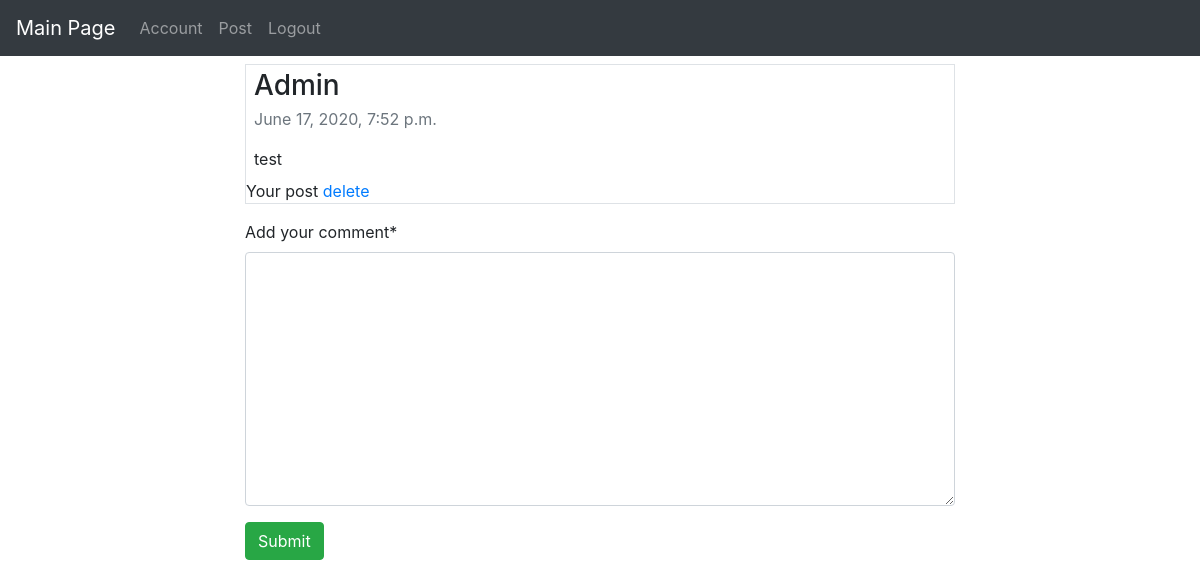
The app's page /post/1/ (signed in) with its own data.
### main/models.py (models this page shows, shortened)
class Post(models.Model):
    topic = models.CharField(max_length=60, unique=True)
    content = models.TextField()
    pub_date = models.DateTimeField(auto_now_add=True)
    creator = models.ForeignKey(User, on_delete=models.CASCADE)

### main/views.py (the view)
# urls.py: path("post/<int:pk>/", comments_view, name="comments"),
@login_required
def comments_view(request, pk):
    post = get_object_or_404(Post,pk=pk)
    comments = post.comments.all()
    if request.method == "POST":
            new_comment = Comment(post=post, content=request.POST["content"], creator=request.user)
            new_comment.save()
            return redirect("main:comments", pk)
    else:
        form = CommentForm()
    return render(request, "main/comments.html", {"form":form, "post":post, "comments":comments})

### main/forms.py
class CommentForm(forms.Form):
    content = forms.CharField(widget=forms.Textarea, label="Add your comment", min_length=2)

### main/templates/main/comments.html (shortened to what this page needs)
{% extends "main/base.html" %}
{% load crispy_forms_tags %}
{% block content %}
<div class="container">
    <div class="col-8 mx-auto ">
        <div class="border mb-3">
            <h3 class="mb-0 px-2 py-1">{{post.topic}}</h3>
            <div class="px-2 pb-1 mb-1 text-muted">{{post.pub_date}}</div>
            <p class="mb-auto p-2">{{post.content}}</p>
            {% if user == post.creator%}
            Your post
            <a href="{% url 'main:delete_post' post.pk %}" >delete</a>
            {% else %}
            <a href="{% url 'user:index' post.creator.pk %}" class="p-2">{{post.creator}}</a>
            {% endif %}
        </div>
        <form method="POST" class="form-group">
            {{form|crispy}}
            <input type="submit" class="btn btn-success">
        </form>
    </div>
</div>
{% endblock %}

### records on screen
Post: topic "Admin", pub_date "June 17, 2020, 7:52 p.m.", content "test"
